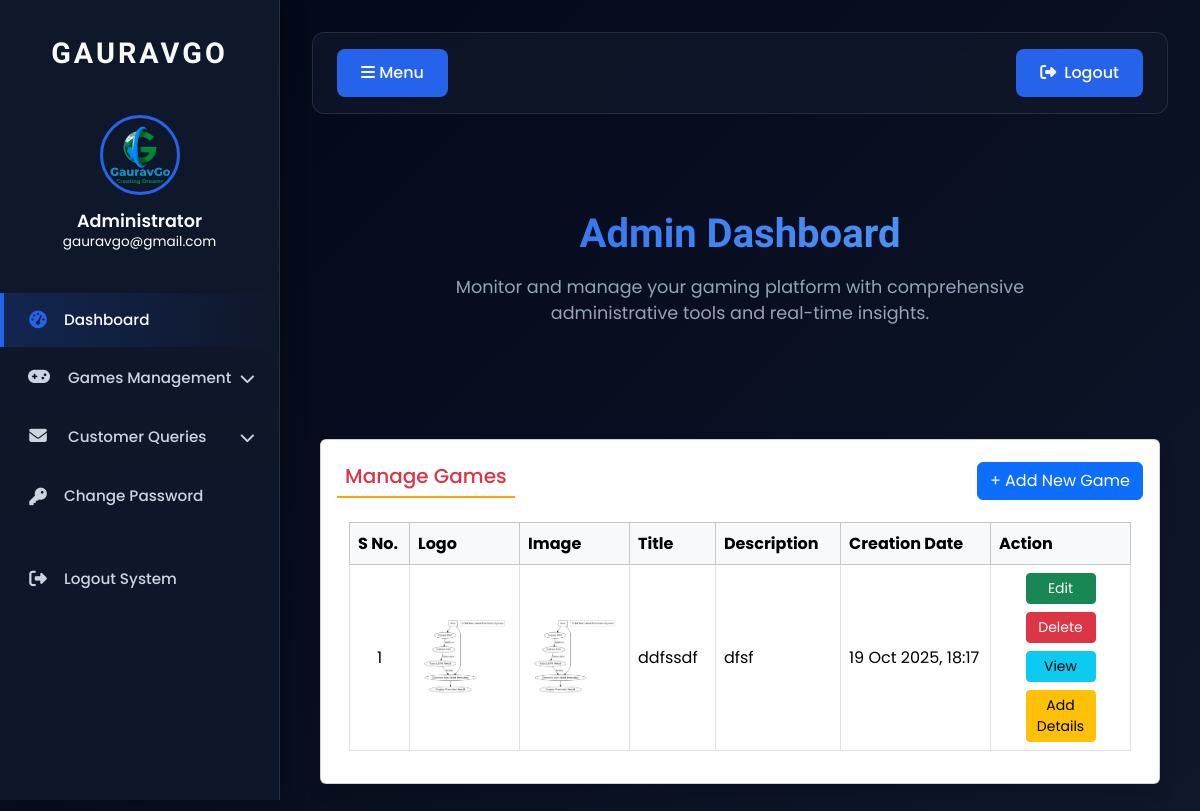
Before: /manage_games (signed in) with the older database file.
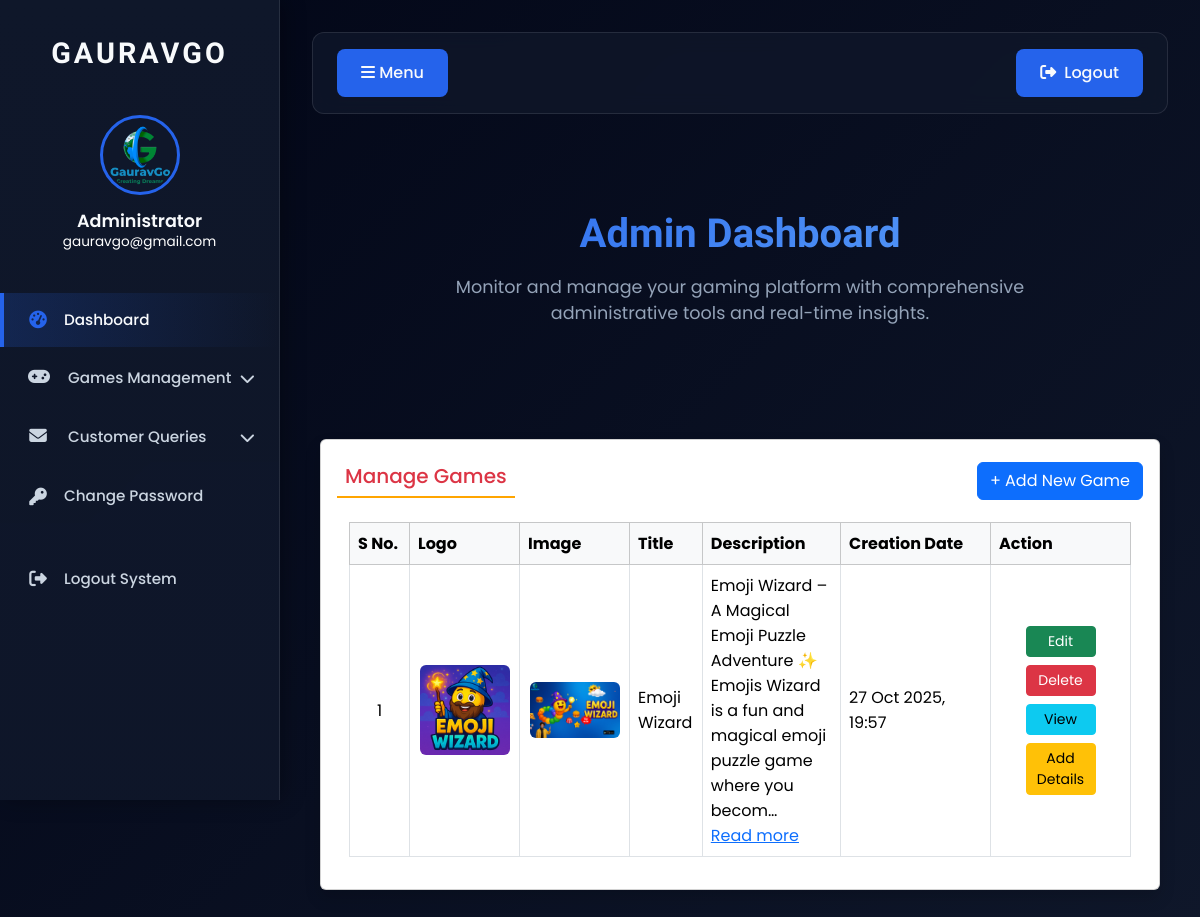
After: the same page with the newer database file.
### gauravgowebsite/models.py (models this page shows, shortened)
class Games(models.Model):
    title = models.CharField(max_length=200, null=True)
    description = models.CharField(max_length=5000, null=True)
    logo = models.ImageField(upload_to='logos/', null=True, blank=True)
    image = models.ImageField(upload_to='images/', null=True, blank=True)
    GAME_TYPE_CHOICES = [
        ('ftp', 'Free to Play Games'),
        ('br', 'Battle Royale Games'),
        ('fps', 'FPS Games'),
        ('rpg', 'RPG Games'),
        ('sim', 'Simulation Games'),
        ('other', 'Other'),
    ]
    game_type = models.CharField(max_length=20, choices=GAME_TYPE_CHOICES, default='other')
    creationdate = models.DateTimeField(auto_now_add=True)
    background_image = models.ImageField(upload_to='backgrounds/', null=True, blank=True)
    additional_description = models.TextField(null=True, blank=True)
    play_store_link = models.URLField(max_length=500, null=True, blank=True)
    release_date = models.DateField(null=True, blank=True)
    publisher = models.CharField(max_length=200, default='GauravGo Games')
    rating = models.DecimalField(max_digits=3, decimal_places=1, default=5.0)
    file_size = models.CharField(max_length=50, default='31mb')
    platforms = models.CharField(max_length=200, default='Web, Android, iOS')
    youtube_link = models.URLField(null=True, blank=True)

### gauravgowebsite/views.py (the view)
# urls.py: path('manage_games', manage_games, name="manage_games"),
def manage_games(request):
    if not request.user.is_authenticated:
        return redirect('admin_login')
    games = Games.objects.all().order_by('-creationdate')
    return render(request, 'manage_games.html', {'games': games})

### gauravgowebsite/templates/manage_games.html (shortened to what this page needs)
{% extends 'admin_base.html' %}
{% load static %}
{% block main %}
<div class="card shadow m-2">
  <div class="card-body">
    <div class="d-flex justify-content-between align-items-center mb-3">
      <h5 class="p-2 text-danger" style="border-bottom:2px solid orange">Manage Games</h5>
      <a href="{% url 'add_games' %}" class="btn btn-primary">+ Add New Game</a>
    </div>
    <div class="container-fluid">
      <div class="table-responsive">
        <table class="table table-bordered table-hover" id="example">
          <thead class="table-light">
            <tr>
              <th style="width:60px;">S No.</th>
              <th style="width:110px;">Logo</th>
              <th style="width:110px;">Image</th>
              <th>Title</th>
              <th>Description</th>
              <th style="width:150px;">Creation Date</th>
              <th style="width:140px;">Action</th>
            </tr>
          </thead>
          <tbody>
            {% for i in games %}
            <tr>
              <td class="align-middle text-center">{{ forloop.counter }}</td>
              <td class="align-middle text-center">
                {% if i.logo %}
                  <img src="{{ i.logo.url }}" alt="{{ i.title }} logo" style="max-width:90px; max-height:90px; object-fit:cover; border-radius:6px;">
                {% else %}
                  <img src="{% static 'img/placeholder-100.png' %}" alt="no logo" style="max-width:90px; max-height:90px; object-fit:cover; border-radius:6px; opacity:0.6;">
                {% endif %}
              </td>
              <td class="align-middle text-center">
                {% if i.image %}
                  <img src="{{ i.image.url }}" alt="{{ i.title }} image" style="max-width:90px; max-height:90px; object-fit:cover; border-radius:6px;">
                {% else %}
                  <img src="{% static 'img/placeholder-100.png' %}" alt="no image" style="max-width:90px; max-height:90px; object-fit:cover; border-radius:6px; opacity:0.6;">
                {% endif %}
              </td>
              <td class="align-middle">{{ i.title }}</td>
              <td class="align-middle">
                {{ i.description|truncatechars:120 }}
                {% if i.description|length > 120 %}
                  <br>
                  <a href="#" data-bs-toggle="modal" data-bs-target="#gameModal{{ forloop.counter }}">Read more</a>
                {% endif %}
              </td>
              <td class="align-middle">{{ i.creationdate|date:"d M Y, H:i" }}</td>
              <td class="align-middle text-center">
                <a href="{% url 'edit_game' i.id %}" class="btn btn-sm btn-success" style="width:70px">Edit</a>
                <a href="{% url 'delete_game' i.id %}" class="btn btn-sm btn-danger mt-2" style="width:70px" onclick="return confirm('Are you sure you want to delete this game?')">Delete</a>
                <br>
                <a href="#" class="btn btn-sm btn-info mt-2" data-bs-toggle="modal" data-bs-target="#gameModal{{ forloop.counter }}" style="width:70px">View</a>
                <a href="{% url 'add_game_details' i.id %}" class="btn btn-sm btn-warning mt-2" style="width:70px">Add Details</a>
              </td>
            </tr>
            {% endfor %}
          </tbody>
        </table>
      </div>
    </div>
  </div>
</div>
{% endblock %}

Changed rows visible on the page:
removed Games: logo (picture), image (picture), title "ddfssdf", description "dfsf", creationdate "19 Oct 2025, 18:17"
added Games: logo (picture), image (picture), title "Emoji Wizard", description "Emoji Wizard – A Magical Emoji Puzzle Adventure ✨ Emojis Wizard is a fun and magical emoji puzzle game where you becom…", creationdate "27 Oct 2025, 19:57"
